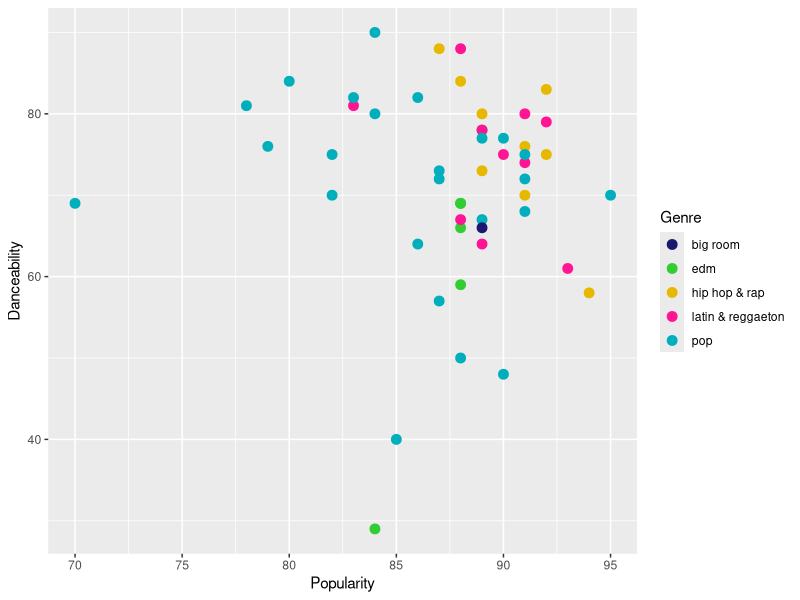
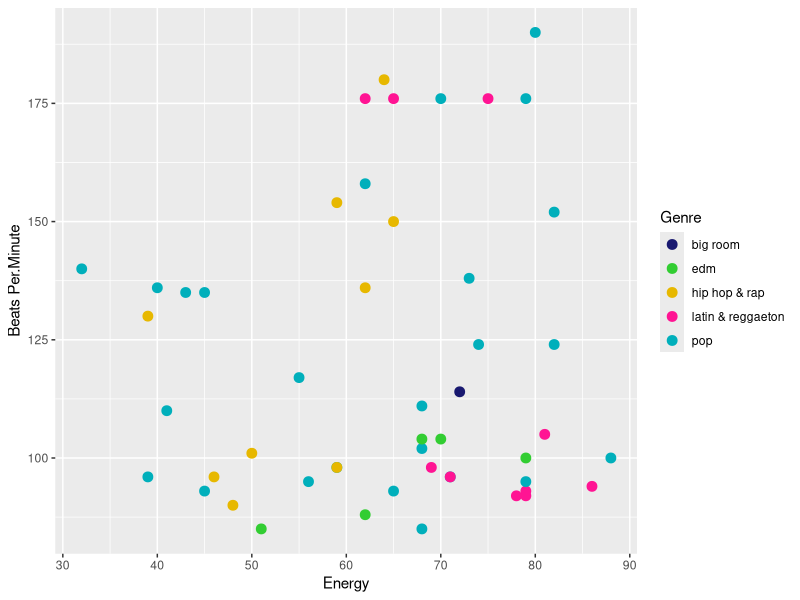

These figures' R source, in order: (Note: this script raises an error after producing the figures.)
## ---- chunk 1


cbp1 <- c("midnightblue", "limegreen", "#E7B800", "deeppink1", "#00AFBB")

genretest <- function(genre.label){
  songs <- switch(genre.label,
                  "midnightblue" = "big room",
                  "limegreen" = "edm",
                  "#E7B800" = "hip hop & rap",
                  "deeppink1" = "latin & reggaeton",
                  "#00AFBB" = "pop"
                  )
  return(songs)
}
genretest("limegreen")
genretest("deeppink1")


## ---- chunk 2
library(ggplot2)
top50 <- read.csv("top50cleanspotify.csv", encoding = "Windows-1252")
cbp1 <- c("midnightblue", "limegreen", "#E7B800", "deeppink1", "#00AFBB")

spotify.plot <- function(xpos, ypos){
  ggplot(top50, aes_string(x = xpos, y = ypos, color = "Genre", fill = "Genre")) + geom_point(size = 3) + xlab(sub("[.]", " ", xpos)) + ylab(sub("[.]", " ", ypos)) + scale_colour_manual(values=cbp1)
}

spotify.plot("Popularity", "Danceability")

## ---- chunk 3
library(ggplot2)
top50 <- read.csv("top50cleanspotify.csv", encoding = "Windows-1252")
cbp1 <- c("midnightblue", "limegreen", "#E7B800", "deeppink1", "#00AFBB")

spotify.plot("Energy", "Beats.Per.Minute")
## ---- chunk 4
top50 <- read.csv("top50cleanspotify.csv", encoding = "Windows-1252")
data <- top50

ifelse(top50$Beats.Per.Minute > 100, "Get up and dance!", "Don't dance")
ifelse(top50$Beats.Per.Minute[2] > 100, "Get up and dance!", "Don't dance")
ifelse(top50$Beats.Per.Minute[3] > 100, "Get up and dance!", "Don't dance")
ifelse(top50$Beats.Per.Minute[4] > 100, "Get up and dance!", "Don't dance")
ifelse(top50$Beats.Per.Minute[5] > 100, "Get up and dance!", "Don't dance")
ifelse(top50$Beats.Per.Minute[6] > 100, "Get up and dance!", "Don't dance")
ifelse(top50$Beats.Per.Minute[7] > 100, "Get up and dance!", "Don't dance")
ifelse(top50$Beats.Per.Minute[8] > 100, "Get up and dance!", "Don't dance")

## ---- chunk 5
#### Conditional Statement ####

top50 <- read.csv("top50cleanspotify.csv", encoding = "Windows-1252")
data <- top50

ifelse(top50$Danceability > 70, "Dance", "Don't dance") 
ifelse(top50$Beats.Per.Minute > 100, "Dance", "Don't dance")

if(top50$Danceability > 70) {
  print("Dance")
}

switch(top50$Danceability > 70
       )
